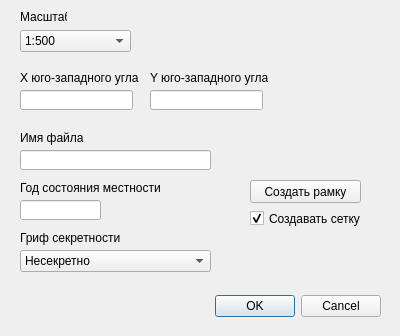
<?xml version="1.0" encoding="UTF-8"?>
<ui version="4.0">
 <class>PlanFramesDialogBase</class>
 <widget class="QDialog" name="PlanFramesDialogBase">
  <property name="geometry">
   <rect>
    <x>0</x>
    <y>0</y>
    <width>400</width>
    <height>336</height>
   </rect>
  </property>
  <property name="windowTitle">
   <string>PlanFrames</string>
  </property>
  <widget class="QDialogButtonBox" name="button_box">
   <property name="geometry">
    <rect>
     <x>40</x>
     <y>290</y>
     <width>341</width>
     <height>32</height>
    </rect>
   </property>
   <property name="orientation">
    <enum>Qt::Horizontal</enum>
   </property>
   <property name="standardButtons">
    <set>QDialogButtonBox::Cancel|QDialogButtonBox::Ok</set>
   </property>
  </widget>
  <widget class="QLineEdit" name="lineEdit">
   <property name="geometry">
    <rect>
     <x>20</x>
     <y>90</y>
     <width>113</width>
     <height>20</height>
    </rect>
   </property>
   <property name="inputMask">
    <string/>
   </property>
  </widget>
  <widget class="QLineEdit" name="lineEdit_2">
   <property name="geometry">
    <rect>
     <x>150</x>
     <y>90</y>
     <width>113</width>
     <height>20</height>
    </rect>
   </property>
   <property name="inputMask">
    <string/>
   </property>
  </widget>
  <widget class="QComboBox" name="comboBox">
   <property name="geometry">
    <rect>
     <x>20</x>
     <y>30</y>
     <width>111</width>
     <height>22</height>
    </rect>
   </property>
   <item>
    <property name="text">
     <string>1:500</string>
    </property>
   </item>
   <item>
    <property name="text">
     <string>1:1000</string>
    </property>
   </item>
   <item>
    <property name="text">
     <string>1:2000</string>
    </property>
   </item>
   <item>
    <property name="text">
     <string>1:5000</string>
    </property>
   </item>
   <item>
    <property name="text">
     <string>1:5000 2500м</string>
    </property>
   </item>
  </widget>
  <widget class="QComboBox" name="comboBox_2">
   <property name="geometry">
    <rect>
     <x>20</x>
     <y>250</y>
     <width>191</width>
     <height>22</height>
    </rect>
   </property>
   <item>
    <property name="text">
     <string>Несекретно</string>
    </property>
   </item>
   <item>
    <property name="text">
     <string>Секретно</string>
    </property>
   </item>
   <item>
    <property name="text">
     <string>Для служебного пользования</string>
    </property>
   </item>
   <item>
    <property name="text">
     <string>Секретно зачеркнут</string>
    </property>
   </item>
  </widget>
  <widget class="QLabel" name="label">
   <property name="geometry">
    <rect>
     <x>20</x>
     <y>10</y>
     <width>47</width>
     <height>13</height>
    </rect>
   </property>
   <property name="text">
    <string>Масштаб</string>
   </property>
  </widget>
  <widget class="QLabel" name="label_2">
   <property name="geometry">
    <rect>
     <x>20</x>
     <y>70</y>
     <width>121</width>
     <height>16</height>
    </rect>
   </property>
   <property name="text">
    <string>X юго-западного угла</string>
   </property>
  </widget>
  <widget class="QLabel" name="label_3">
   <property name="geometry">
    <rect>
     <x>150</x>
     <y>70</y>
     <width>121</width>
     <height>16</height>
    </rect>
   </property>
   <property name="text">
    <string>Y юго-западного угла</string>
   </property>
  </widget>
  <widget class="QLabel" name="label_4">
   <property name="geometry">
    <rect>
     <x>20</x>
     <y>180</y>
     <width>151</width>
     <height>16</height>
    </rect>
   </property>
   <property name="text">
    <string>Год состояния местности</string>
   </property>
  </widget>
  <widget class="QLabel" name="label_5">
   <property name="geometry">
    <rect>
     <x>20</x>
     <y>230</y>
     <width>111</width>
     <height>16</height>
    </rect>
   </property>
   <property name="frameShape">
    <enum>QFrame::NoFrame</enum>
   </property>
   <property name="text">
    <string>Гриф секретности</string>
   </property>
  </widget>
  <widget class="QPushButton" name="pushButton">
   <property name="geometry">
    <rect>
     <x>250</x>
     <y>180</y>
     <width>111</width>
     <height>23</height>
    </rect>
   </property>
   <property name="text">
    <string>Создать рамку</string>
   </property>
  </widget>
  <widget class="QLineEdit" name="lineEdit_3">
   <property name="geometry">
    <rect>
     <x>20</x>
     <y>200</y>
     <width>81</width>
     <height>20</height>
    </rect>
   </property>
   <property name="inputMask">
    <string/>
   </property>
  </widget>
  <widget class="QLabel" name="label_6">
   <property name="geometry">
    <rect>
     <x>20</x>
     <y>130</y>
     <width>71</width>
     <height>16</height>
    </rect>
   </property>
   <property name="text">
    <string>Имя файла</string>
   </property>
  </widget>
  <widget class="QLineEdit" name="lineEdit_4">
   <property name="geometry">
    <rect>
     <x>20</x>
     <y>150</y>
     <width>191</width>
     <height>20</height>
    </rect>
   </property>
  </widget>
  <widget class="QCheckBox" name="checkBox">
   <property name="geometry">
    <rect>
     <x>250</x>
     <y>210</y>
     <width>121</width>
     <height>17</height>
    </rect>
   </property>
   <property name="text">
    <string>Создавать сетку</string>
   </property>
   <property name="checked">
    <bool>true</bool>
   </property>
  </widget>
 </widget>
 <tabstops>
  <tabstop>comboBox</tabstop>
  <tabstop>lineEdit</tabstop>
  <tabstop>lineEdit_2</tabstop>
  <tabstop>lineEdit_4</tabstop>
  <tabstop>lineEdit_3</tabstop>
  <tabstop>comboBox_2</tabstop>
  <tabstop>checkBox</tabstop>
  <tabstop>pushButton</tabstop>
 </tabstops>
 <resources/>
 <connections>
  <connection>
   <sender>button_box</sender>
   <signal>accepted()</signal>
   <receiver>PlanFramesDialogBase</receiver>
   <slot>accept()</slot>
   <hints>
    <hint type="sourcelabel">
     <x>20</x>
     <y>20</y>
    </hint>
    <hint type="destinationlabel">
     <x>20</x>
     <y>20</y>
    </hint>
   </hints>
  </connection>
  <connection>
   <sender>button_box</sender>
   <signal>rejected()</signal>
   <receiver>PlanFramesDialogBase</receiver>
   <slot>reject()</slot>
   <hints>
    <hint type="sourcelabel">
     <x>20</x>
     <y>20</y>
    </hint>
    <hint type="destinationlabel">
     <x>20</x>
     <y>20</y>
    </hint>
   </hints>
  </connection>
 </connections>
</ui>
